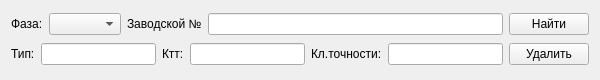
<?xml version="1.0" encoding="UTF-8"?>
<ui version="4.0">
 <class>CurrentTransformerActWidget</class>
 <widget class="QWidget" name="CurrentTransformerActWidget">
  <property name="geometry">
   <rect>
    <x>0</x>
    <y>0</y>
    <width>600</width>
    <height>80</height>
   </rect>
  </property>
  <property name="windowTitle">
   <string>CurrentTransformerActWidget</string>
  </property>
  <layout class="QVBoxLayout" name="verticalLayout">
   <item>
    <layout class="QHBoxLayout" name="firstRowLayout">
     <item>
      <widget class="QLabel" name="phaseLabel">
       <property name="text">
        <string>Фаза:</string>
       </property>
      </widget>
     </item>
     <item>
      <widget class="QComboBox" name="phaseComboBox"/>
     </item>
     <item>
      <widget class="QLabel" name="serialNumberLabel">
       <property name="text">
        <string>Заводской №</string>
       </property>
      </widget>
     </item>
     <item>
      <widget class="QLineEdit" name="serialNumberLineEdit"/>
     </item>
     <item>
      <widget class="QPushButton" name="findButton">
       <property name="text">
        <string>Найти</string>
       </property>
      </widget>
     </item>
    </layout>
   </item>
   <item>
    <layout class="QHBoxLayout" name="SecondRowLayout">
     <item>
      <widget class="QLabel" name="nameLabel">
       <property name="text">
        <string>Тип:</string>
       </property>
      </widget>
     </item>
     <item>
      <widget class="QLineEdit" name="nameLineEdit"/>
     </item>
     <item>
      <widget class="QLabel" name="ratioLabel">
       <property name="text">
        <string>Ктт:</string>
       </property>
      </widget>
     </item>
     <item>
      <widget class="QLineEdit" name="ratioLineEdit"/>
     </item>
     <item>
      <widget class="QLabel" name="accuracyLabel">
       <property name="text">
        <string>Кл.точности:</string>
       </property>
      </widget>
     </item>
     <item>
      <widget class="QLineEdit" name="accuracyLineEdit"/>
     </item>
     <item>
      <widget class="QPushButton" name="removeButton">
       <property name="text">
        <string>Удалить</string>
       </property>
      </widget>
     </item>
    </layout>
   </item>
  </layout>
 </widget>
 <resources/>
 <connections/>
</ui>
